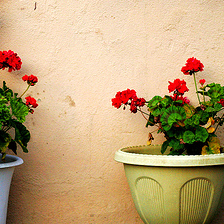
#> input picture data_generator/reflection/samples/b.png, 224 x 224 px; its folder holds only this picture in this run
$ python -i gen_reflection.py   (imports and definitions only)   (older library calls are emulated)
#> lines starting #> are read from the running program, lines starting #| are printed output that depends on the picture
#> further down, picture is the input picture: PIL image 224x224 RGB; mean R, G, B 191.4, 162.9, 120.4
from __future__ import division
import math
import random
from PIL import Image, ImageOps, ImageEnhance, PILLOW_VERSION
try:
    import accimage
except ImportError:
    accimage = None
import numpy as np
import scipy.stats as st
import cv2
import numbers
import types
import random
import collections
import matplotlib.pyplot as plt
from scipy.signal import convolve2d


# utility
def _is_pil_image(img):
    if accimage is not None:
        return isinstance(img, (Image.Image, accimage.Image))
    else:
        return isinstance(img, Image.Image)


def _is_numpy_image(img):
    return isinstance(img, np.ndarray) and (img.ndim in {2, 3})


def arrshow(arr):
    Image.fromarray(arr.astype(np.uint8)).show()


# [25 lines left out: functions __scale_width, gaussian_blur, not called in this run]


# transforms
class GaussianBlur(object):
    def __init__(self, kernel_size=11, sigma=3):
        self.kernel_size = kernel_size
        self.sigma = sigma

    def __call__(self, img):
        return gaussian_blur(img, self.kernel_size, self.sigma)


class ReflectionSythesis_1(object):
    """Reflection image data synthesis for weakly-supervised learning
    of ICCV 2017 paper *"A Generic Deep Architecture for Single Image Reflection Removal and Image Smoothing"*
    """
    # [65 lines left out: functions __init__, __call__, not called in this run]


class Sobel(object):
    def __call__(self, img):
        if not _is_pil_image(img):
            raise TypeError('img should be PIL Image. Got {}'.format(type(img)))

        gray_img = np.array(img.convert('L'))
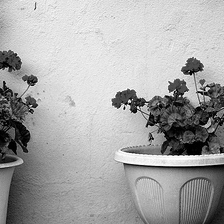
#> gray_img: shape (224, 224); min 0, max 255, mean 166.6
        x = cv2.Sobel(gray_img,cv2.CV_16S,1,0)
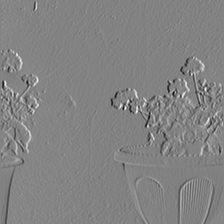
#> x: shape (224, 224) int16; min -888, max 839, mean 0.5; drawn with min black and max white
        y = cv2.Sobel(gray_img,cv2.CV_16S,0,1)
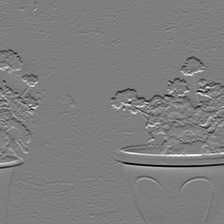
#> y: shape (224, 224) int16; min -994, max 1004, mean -3.7; drawn with min black and max white

        absX = cv2.convertScaleAbs(x)
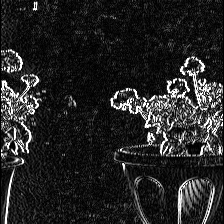
#> absX: shape (224, 224); min 0, max 255, mean 37.1
        absY = cv2.convertScaleAbs(y)
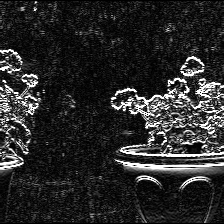
#> absY: shape (224, 224); min 0, max 255, mean 41.6

        dst = cv2.addWeighted(absX,0.5,absY,0.5,0)
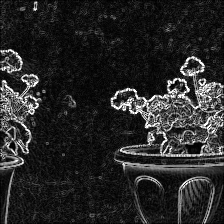
#> dst: shape (224, 224); min 0, max 255, mean 39.3
        return Image.fromarray(dst)


class ReflectionSythesis_2(object):
    """Reflection image data synthesis for weakly-supervised learning
    of CVPR 2018 paper *"Single Image Reflection Separation with Perceptual Losses"*
    """
    def __init__(self, kernel_sizes=None):
        self.kernel_sizes = kernel_sizes or np.linspace(1,5,80)

    # [56 lines left out: functions gkern, __call__, not called in this run]


# Examples
# [25 lines not run here, left out]

>>> from PIL import Image
>>> picture = Image.open('samples/b.png')
>>> result = Sobel()(picture)
